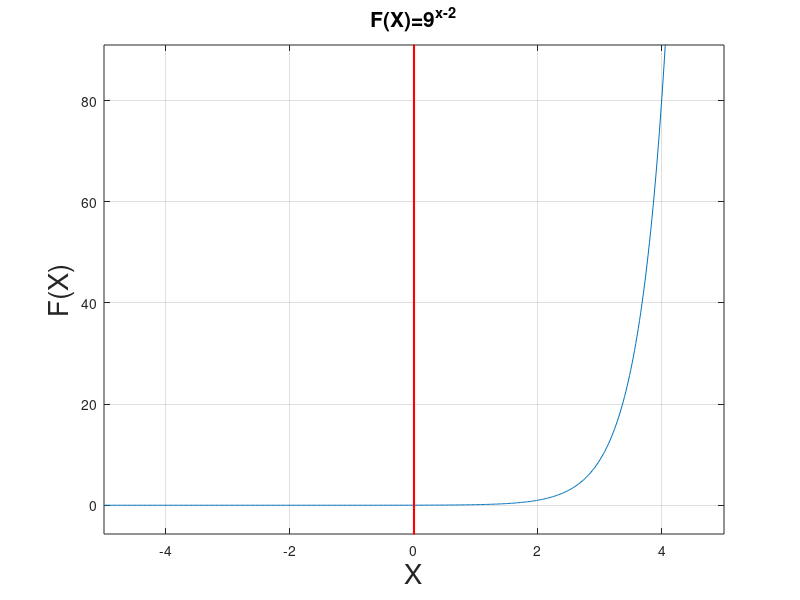

Here is the MATLAB script that generated this plot:
%Octave Script
%title               :Funciones trascendentes: Trigonometricas, Logaritmicas y Exponenciales
%Description         :identificar el dominio, rango y tipo de funcion
%Author:             :Angel Jesus Santiago Hernandez
%Date                :2021/11/25
%Version             :11
%Usage               :octave>cd/path/AXIOMAS
%Notes:              :Requiere aplicacion octave,usar su linea de comandos
%                    :https://octaveintro.readthedocs.io/en/latest/index.html

clear 
ezplot('(9).^(x-2)',[-5 5]);
hold on;
grid on;
plot([0 0],[-10 100],'r-',"linewidth",1.5,"markersize",8);
hold off;
title("F(X)=9^x^-^2",'FontSize',15);
ylabel("F(X)",'FontSize',20);
xlabel("X",'FontSize',20);
%Dominio, Rango y tipo de funcion
disp('FUNCION INYECTIVA')